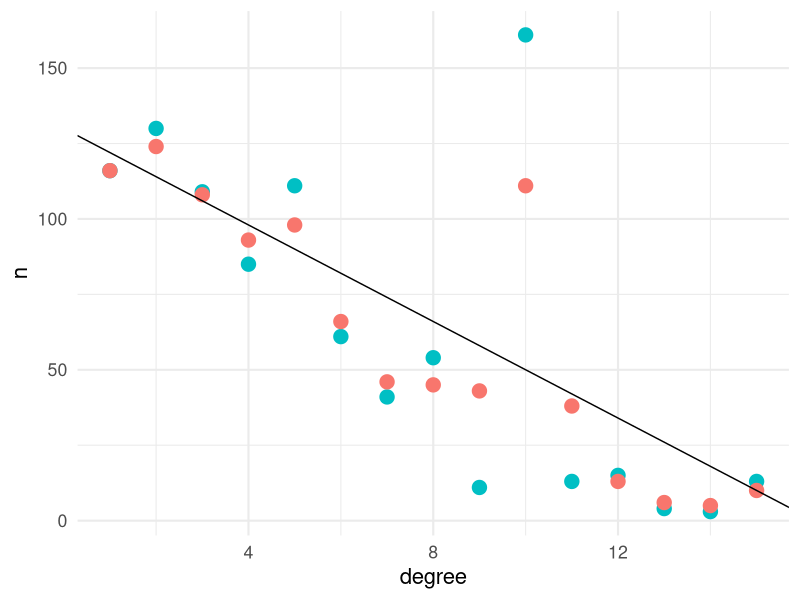
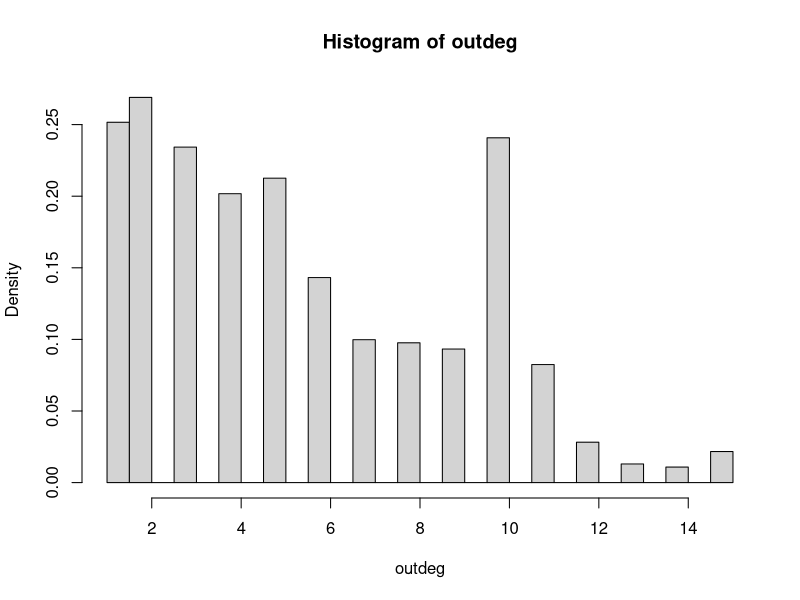

The R source for these figures, in order: (Note: this script raises an error after producing the figures.)
#Author=ORCID:0000-0002-3324-2255
#Task=PhD Studies -- Networks and system stability -- DI7224_1M

#DATA PREPARATION
#DATA PREPARATION

#general environment.
rm(list = ls())
library("igraph")
library("ggplot2")

#key variables.
#sno = number of nodes of the simulated graph
#sno = 18-65 years old HU population without isolated nodes
sno  <- 5180220

#rddr = degree distribution of the sample
rddr <- c(116,130,109,85,111,61,41,54,11,161,13,15,4,3,13)


#smoothening of the degree distribution of the sample. 
rddsma5 <- NULL
rddsma5[1] <- rddr[1]

for (i in 2:14)
{
  rddsma5[i] <- round(rddr[i] - ((rddr[i] - mean(rddr[c(i-1,i,i+1)]))*0.5),0)
}

i<- 15
rddsma5[i] <- round(rddr[i] - ((rddr[i] - mean(rddr[c(i-1,i)]))*0.5),0) 

#plotting the original and smoothened distribution.
gdat <- test_data <-
  data.frame(
    survey = rddr,
    simitott = rddsma5,
    id = c(1:15)
  )

ggplot(gdat, aes(id)) + 
  geom_point(aes(y = survey, shapes = 15, size = 3,  colour = "survey"),  show.legend = F ,) + 
  geom_point(aes(y = simitott, shapes = 16, size = 3,  colour = "smoothened"),  show.legend = F,) +
  xlab("degree") + 
  ylab("n") +
  theme_minimal(base_size = 16) +
  geom_abline(intercept=130, slope=-8)

#deceision: we use the smoothened.
rdd <- rddsma5 

#red = number of degrees.
red <- (1*rdd[1])+(2*rdd[2])+(3*rdd[3])+(4*rdd[4])+(5*rdd[5])+(6*rdd[6])+(7*rdd[7])+(8*rdd[8])+(9*rdd[9])+(10*rdd[10])+(11*rdd[11])+(12*rdd[12])+(13*rdd[13])+(14*rdd[14])+(15*rdd[15])

#pdd = degree distribution in proportions / probability.
pdd <- rdd/sum(rdd) #fokszameloszlas aranyok
if (sum(pdd)!=1) {print("Error! Sum of the degree distribution probabilites is not ZERO")}

#dd = simulated graph degree distribution of the nodes, number of degrees.
dd <- sno*pdd 
dd2 <- round(dd,0) 

#outdeg = outdegree distribution of the simulated graph.
outdeg <- c(rep(1,dd2[1]),rep(2,dd2[2]),rep(3,dd2[3]),rep(4,dd2[4]),rep(5,dd2[5]),rep(6,dd2[6]),rep(7,dd2[7]),rep(8,dd2[8]),rep(9,dd2[9]),rep(10,dd2[10]),rep(11,dd2[11]),rep(12,dd2[12]),rep(13,dd2[13]),rep(14,dd2[14]),rep(15,dd2[15]))
if (sum(outdeg) %% 2 != 0) { outdeg[1] <- outdeg[1] + 1 }

#sed = number of degrees of the simulated graph.
sed <- sum(outdeg) 

#checking visually the degree distribution of the simulated graph.
hist(outdeg, freq = FALSE)

#GRAPH SIMULATION
#GRAPH SIMULATION
vgraf <- sample_degseq( out.deg = outdeg, method = 'simple.no.multiple' )

#checking vgraf
sum(which_loop(vgraf))
sum(which_multiple(vgraf))

#creating a copy before transforming
vgraf2 <- vgraf 

#RESULTS
#RESULTS
object.size(vgraf2)
ec1<-ecount(vgraf2)
vc1<-vcount(vgraf2)
co1<-components(vgraf2)$no
ed1<-edge_density(vgraf2, loops = FALSE)

#analyzing the components.
co1
table(co1$csize)
plot(table(co1$csize), log="x")

#these take a lot of time, better to estimate
di1<-diameter(vgraf2, directed = FALSE)
mo1<-modularity(cluster_fast_greedy(as.undirected(vgraf2)))
bc1<-betweenness(vgraf2, directed=FALSE)
cc1<-closeness(vgraf2, normalized=TRUE) 
